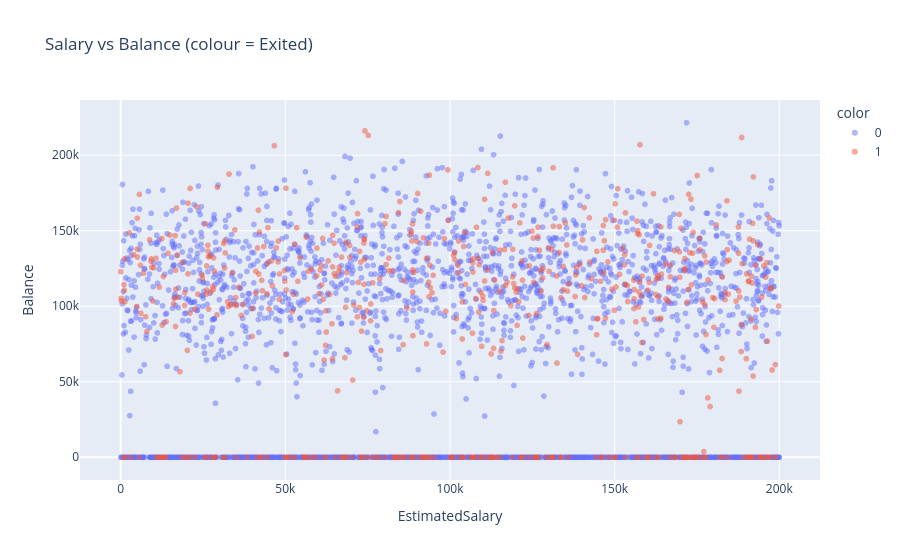

Write notebook code for a chart like this one.
### Code cell
px.scatter(df.sample(3000, random_state=1), x="EstimatedSalary", y="Balance", color=df.sample(3000, random_state=1)["Exited"].astype(str), opacity=0.5, title="Salary vs Balance (colour = Exited)")

### Figure 1 — Plotly figure (JSON) as saved in the notebook; plotly's stock layout.template omitted (floating-point values rounded to 4 significant figures; data arrays with more than 128 entries replaced by an {"elided": "..."} marker saying what was removed)
{"data": [{"hovertemplate": "color=0<br>EstimatedSalary=%{x}<br>Balance=%{y}<extra></extra>", "legendgroup": "0", "marker": {"color": "#636efa", "opacity": 0.5, "symbol": "circle"}, "mode": "markers", "name": "0", "showlegend": true, "type": "scattergl", "x": {"elided": "2373 float values"}, "xaxis": "x", "y": {"elided": "2373 float values"}, "yaxis": "y"}, {"hovertemplate": "color=1<br>EstimatedSalary=%{x}<br>Balance=%{y}<extra></extra>", "legendgroup": "1", "marker": {"color": "#EF553B", "opacity": 0.5, "symbol": "circle"}, "mode": "markers", "name": "1", "showlegend": true, "type": "scattergl", "x": {"elided": "627 float values"}, "xaxis": "x", "y": {"elided": "627 float values"}, "yaxis": "y"}], "layout": {"legend": {"title": {"text": "color"}, "tracegroupgap": 0}, "title": {"text": "Salary vs Balance (colour = Exited)"}, "xaxis": {"anchor": "y", "domain": [0, 1], "title": {"text": "EstimatedSalary"}}, "yaxis": {"anchor": "x", "domain": [0, 1], "title": {"text": "Balance"}}}}
